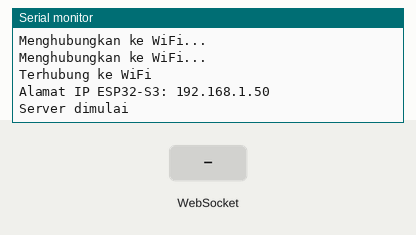
Recording of a sketch running on a simulated ESP32-S3. On the bench: the last lines printed to the serial monitor. The inputs (shaded band) are chosen by the test bench. WiFi joins after 1.5 s; servers stay silent unless stated; random numbers use the default seed unless the sketch sets one.

Above: at 3.2 s.
3.3 s: WebSocket text "1" received
At 3.9 s:
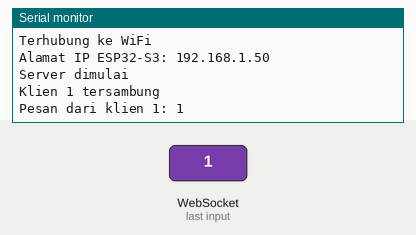
4.8 s: WebSocket text "0" received
At 4.96 s:
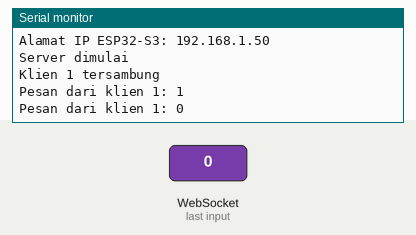

The sketch:

Simple_WebSocket_ESP32.ino
```cpp
#include <WiFi.h>
#include <ESPAsyncWebServer.h>
#include <AsyncTCP.h>
#include "index.h"  // Mengimpor file index.h

// Ganti dengan SSID dan Password WiFi Anda
const char* ssid = "alitopan";
const char* password = "AliTopan2024";

AsyncWebServer server(80);
AsyncWebSocket ws("/ws");

void setup(){
  // Inisialisasi Serial Monitor
  Serial.begin(115200);

  // Menghubungkan ke WiFi
  WiFi.begin(ssid, password);
  while (WiFi.status() != WL_CONNECTED) {
    delay(1000);
    Serial.println("Menghubungkan ke WiFi...");
  }
  Serial.println("Terhubung ke WiFi");

  // Menampilkan alamat IP
  Serial.print("Alamat IP ESP32-S3: ");
  Serial.println(WiFi.localIP());

  // Setup WebSocket
  ws.onEvent(onWsEvent);
  server.addHandler(&ws);

  // Rute untuk menyajikan file index.html dari string
  server.on("/", HTTP_GET, [](AsyncWebServerRequest *request){
    request->send_P(200, "text/html", index_html);
  });

  // Memulai server
  server.begin();
  Serial.println("Server dimulai");
}

void loop(){
  // Mengirim data float setiap 5 detik
  static unsigned long lastTime = 0;
  unsigned long currentTime = millis();
  if (currentTime - lastTime >= 5000) {
    lastTime = currentTime;
    float data = random(0, 100) / 1.0; // Data float acak
    ws.textAll(String(data));
    Serial.println("Data terkirim: " + String(data));
  }
}

// Fungsi untuk menangani event WebSocket
void onWsEvent(AsyncWebSocket *server, AsyncWebSocketClient *client, AwsEventType type, void *arg, uint8_t *data, size_t len){
  if(type == WS_EVT_CONNECT){
    Serial.printf("Klien %u tersambung\n", client->id());
  } else if(type == WS_EVT_DISCONNECT){
    Serial.printf("Klien %u terputus\n", client->id());
  } else if(type == WS_EVT_DATA){
    String msg = "";
    for(size_t i=0; i<len; i++){
      msg += (char) data[i];
    }
    Serial.printf("Pesan dari klien %u: %s\n", client->id(), msg.c_str());
    client->text("Pesan diterima");
  }
}
```

index.h
```cpp
const char index_html[] PROGMEM = R"rawliteral(
<!DOCTYPE html>
<html>
<head>
  <title>ESP32 WebSocket Demo</title>
</head>
<body>
  <h1>WebSocket Data</h1>
  <p id="data">Menunggu data...</p>

  <script>
    var gateway = `ws://${window.location.hostname}/ws`;
    var websocket;

    window.addEventListener('load', onLoad);

    function onLoad(event) {
      initWebSocket();
    }

    function initWebSocket() {
      console.log('Mencoba menghubungkan ke WebSocket...');
      websocket = new WebSocket(gateway);
      websocket.onopen = onOpen;
      websocket.onclose = onClose;
      websocket.onmessage = onMessage;
    }

    function onOpen(event) {
      console.log('Terhubung ke WebSocket');
    }

    function onClose(event) {
      console.log('WebSocket terputus');
      setTimeout(initWebSocket, 2000);
    }

    function onMessage(event) {
      console.log('Pesan diterima: ', event.data);
      document.getElementById('data').innerHTML = 'Data: ' + event.data;
    }
  </script>
</body>
</html>
)rawliteral";
```

Measured:
- after the input at 3.3 s, the serial monitor: prints a new line at once (image 1)
- after the input at 4.8 s, the serial monitor: prints a new line at once (image 2)
